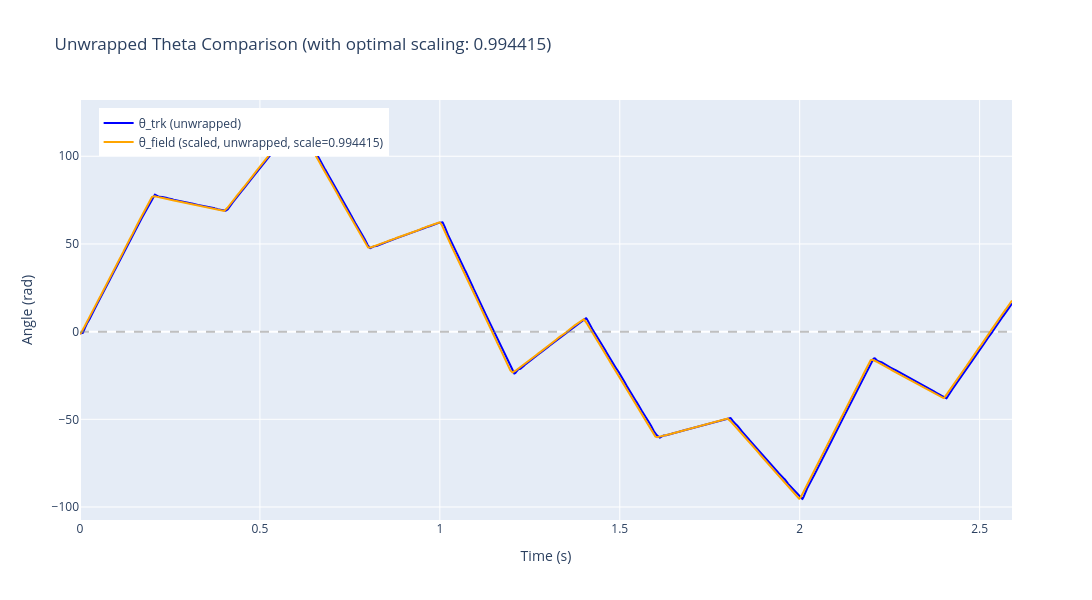
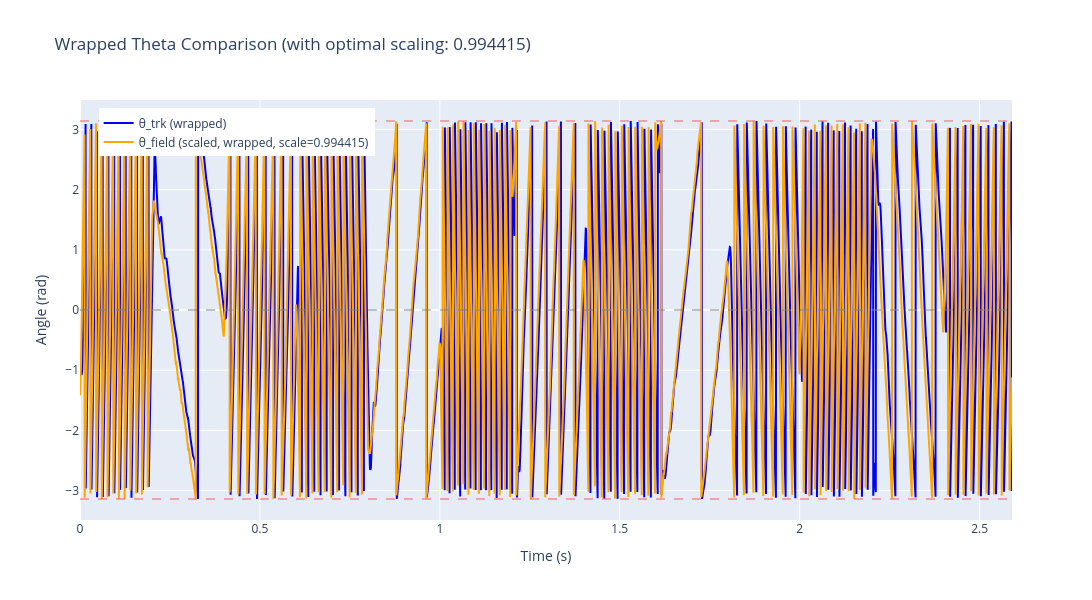

The notebook cell saved with these charts, in order:
### Markdown cell above
## Plot Theta Comparison with Optimal Scaling

Compare theta_trk vs scaled theta_field (both wrapped and unwrapped) using the optimal scaling factor.

### Code cell
# Plot theta_trk vs scaled theta_field using Plotly
# Both wrapped and unwrapped versions

# Compute wrapped versions
theta_trk_wrapped = np.arctan2(np.sin(theta_trk_trim), np.cos(theta_trk_trim))
theta_field_opt_wrapped = np.arctan2(np.sin(theta_field_opt), np.cos(theta_field_opt))

# Plot 1: Unwrapped theta comparison
fig_unwrapped = go.Figure()
fig_unwrapped.add_trace(go.Scatter(
    x=t_trim, 
    y=theta_trk_trim, 
    mode='lines',
    name='θ_trk (unwrapped)',
    line=dict(color='blue', width=2)
))
fig_unwrapped.add_trace(go.Scatter(
    x=t_trim, 
    y=theta_field_opt, 
    mode='lines',
    name=f'θ_field (scaled, unwrapped, scale={scale_opt:.6f})',
    line=dict(color='orange', width=2)
))
fig_unwrapped.update_layout(
    title=f'Unwrapped Theta Comparison (with optimal scaling: {scale_opt:.6f})',
    xaxis_title='Time (s)',
    yaxis_title='Angle (rad)',
    hovermode='closest',
    width=1400,
    height=600,
    legend=dict(x=0.02, y=0.98)
)
fig_unwrapped.add_hline(y=0, line_dash="dash", line_color="gray", opacity=0.5)
fig_unwrapped.show()

# Plot 2: Wrapped theta comparison
fig_wrapped = go.Figure()
fig_wrapped.add_trace(go.Scatter(
    x=t_trim, 
    y=theta_trk_wrapped, 
    mode='lines',
    name='θ_trk (wrapped)',
    line=dict(color='blue', width=2)
))
fig_wrapped.add_trace(go.Scatter(
    x=t_trim, 
    y=theta_field_opt_wrapped, 
    mode='lines',
    name=f'θ_field (scaled, wrapped, scale={scale_opt:.6f})',
    line=dict(color='orange', width=2)
))
fig_wrapped.update_layout(
    title=f'Wrapped Theta Comparison (with optimal scaling: {scale_opt:.6f})',
    xaxis_title='Time (s)',
    yaxis_title='Angle (rad)',
    hovermode='closest',
    width=1400,
    height=600,
    legend=dict(x=0.02, y=0.98)
)
fig_wrapped.add_hline(y=0, line_dash="dash", line_color="gray", opacity=0.5)
fig_wrapped.add_hline(y=np.pi, line_dash="dash", line_color="red", opacity=0.3)
fig_wrapped.add_hline(y=-np.pi, line_dash="dash", line_color="red", opacity=0.3)
fig_wrapped.show()

print("="*70)
print("THETA COMPARISON WITH OPTIMAL SCALING")
print("="*70)
print(f"Scale factor applied: {scale_opt:.8f}")
print(f"Clock rate correction: {(scale_opt - 1.0)*100:.4f}%")
print(f"\nUnwrapped theta ranges:")
print(f"  θ_trk: [{np.min(theta_trk_trim):.2f}, {np.max(theta_trk_trim):.2f}] rad")
print(f"  θ_field (scaled): [{np.min(theta_field_opt):.2f}, {np.max(theta_field_opt):.2f}] rad")
print(f"\nPhase difference (scaled):")
phase_diff_scaled = theta_field_opt - theta_trk_trim
print(f"  Mean: {np.mean(phase_diff_scaled):.6f} rad")
print(f"  Std: {np.std(phase_diff_scaled):.6f} rad")
print(f"  Range: [{np.min(phase_diff_scaled):.2f}, {np.max(phase_diff_scaled):.2f}] rad")
print("="*70)

### Figure 1 — Plotly figure (JSON) as saved in the notebook; plotly's stock layout.template omitted (floating-point values rounded to 4 significant figures; data arrays with more than 128 entries replaced by an {"elided": "..."} marker saying what was removed)
{"data": [{"line": {"color": "blue", "width": 2}, "mode": "lines", "name": "θ_trk (unwrapped)", "type": "scatter", "x": {"elided": "5181 float values"}, "y": {"elided": "5181 float values"}}, {"line": {"color": "orange", "width": 2}, "mode": "lines", "name": "θ_field (scaled, unwrapped, scale=0.994415)", "type": "scatter", "x": {"elided": "5181 float values"}, "y": {"elided": "5181 float values"}}], "layout": {"height": 600, "hovermode": "closest", "legend": {"x": 0.02, "y": 0.98}, "shapes": [{"line": {"color": "gray", "dash": "dash"}, "opacity": 0.5, "type": "line", "x0": 0, "x1": 1, "xref": "x domain", "y0": 0, "y1": 0, "yref": "y"}], "title": {"text": "Unwrapped Theta Comparison (with optimal scaling: 0.994415)"}, "width": 1400, "xaxis": {"title": {"text": "Time (s)"}}, "yaxis": {"title": {"text": "Angle (rad)"}}}}

### Figure 2 — Plotly figure (JSON) as saved in the notebook; plotly's stock layout.template omitted (floating-point values rounded to 4 significant figures; data arrays with more than 128 entries replaced by an {"elided": "..."} marker saying what was removed)
{"data": [{"line": {"color": "blue", "width": 2}, "mode": "lines", "name": "θ_trk (wrapped)", "type": "scatter", "x": {"elided": "5181 float values"}, "y": {"elided": "5181 float values"}}, {"line": {"color": "orange", "width": 2}, "mode": "lines", "name": "θ_field (scaled, wrapped, scale=0.994415)", "type": "scatter", "x": {"elided": "5181 float values"}, "y": {"elided": "5181 float values"}}], "layout": {"height": 600, "hovermode": "closest", "legend": {"x": 0.02, "y": 0.98}, "shapes": [{"line": {"color": "gray", "dash": "dash"}, "opacity": 0.5, "type": "line", "x0": 0, "x1": 1, "xref": "x domain", "y0": 0, "y1": 0, "yref": "y"}, {"line": {"color": "red", "dash": "dash"}, "opacity": 0.3, "type": "line", "x0": 0, "x1": 1, "xref": "x domain", "y0": 3.142, "y1": 3.142, "yref": "y"}, {"line": {"color": "red", "dash": "dash"}, "opacity": 0.3, "type": "line", "x0": 0, "x1": 1, "xref": "x domain", "y0": -3.142, "y1": -3.142, "yref": "y"}], "title": {"text": "Wrapped Theta Comparison (with optimal scaling: 0.994415)"}, "width": 1400, "xaxis": {"title": {"text": "Time (s)"}}, "yaxis": {"title": {"text": "Angle (rad)"}}}}
